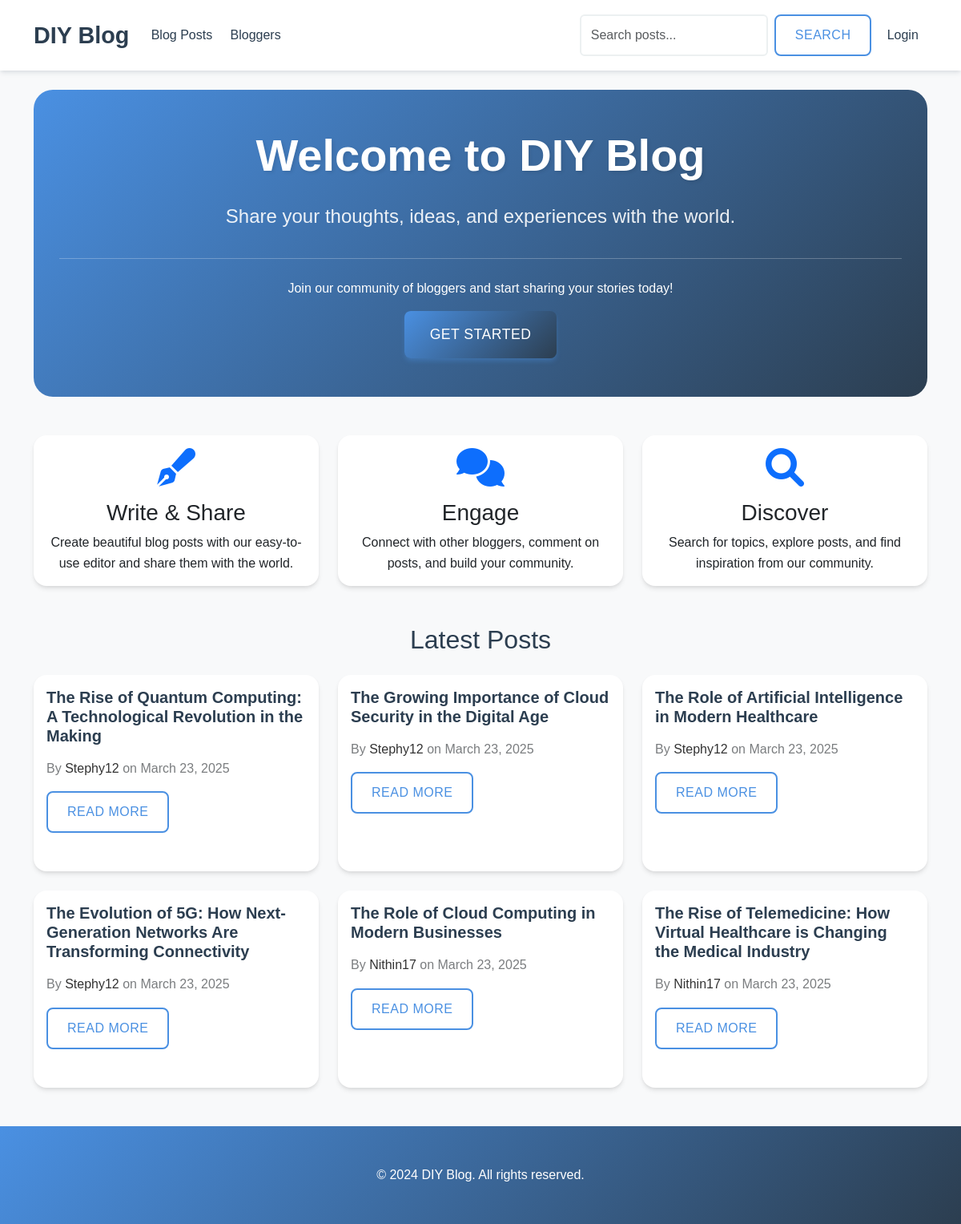
The page / on the database its author committed.
### blog/models.py (models this page shows, shortened)
class BlogPost(models.Model):
    title = models.CharField(max_length=200)
    slug = models.SlugField(unique=True)
    author = models.ForeignKey(User, on_delete=models.CASCADE, related_name='blog_posts')
    content = models.TextField()
    created_at = models.DateTimeField(default=timezone.now)
    updated_at = models.DateTimeField(auto_now=True)
    categories = models.ManyToManyField(Category, related_name='posts')
    featured_image = models.ImageField(upload_to='blog_images/', blank=True, null=True)
    likes = models.ManyToManyField(User, related_name='liked_posts', blank=True)
    dislikes = models.ManyToManyField(User, related_name='disliked_posts', blank=True)
    class Meta:
        ordering = ['-created_at']

### blog/views.py (the view)
# urls.py: path('', views.home, name='home'),
def home(request):
    latest_posts = BlogPost.objects.all().order_by('-created_at')[:6]  # Get the 6 most recent posts
    return render(request, 'blog/home.html', {
        'latest_posts': latest_posts
    })

### templates/blog/home.html (shortened to what this page needs)
{% extends 'base.html' %}
{% block content %}
<div class="jumbotron text-center py-5">
    <h1 class="display-4">Welcome to DIY Blog</h1>
    <p class="lead">Share your thoughts, ideas, and experiences with the world.</p>
    <hr class="my-4">
    <p>Join our community of bloggers and start sharing your stories today!</p>
    {% if not user.is_authenticated %}
    <a class="btn btn-primary btn-lg" href="{% url 'login' %}" role="button">Get Started</a>
    {% else %}
    <a class="btn btn-primary btn-lg" href="{% url 'blog:post_create' %}" role="button">Create Your Post</a>
    {% endif %}
</div>
<div class="row mt-5">
    <div class="col-md-4">
        <div class="card h-100">
            <div class="card-body text-center">
                <i class="fas fa-pen-fancy fa-3x mb-3 text-primary"></i>
                <h3 class="card-title">Write & Share</h3>
                <p class="card-text">Create beautiful blog posts with our easy-to-use editor and share them with the world.</p>
            </div>
        </div>
    </div>
    <div class="col-md-4">
        <div class="card h-100">
            <div class="card-body text-center">
                <i class="fas fa-comments fa-3x mb-3 text-primary"></i>
                <h3 class="card-title">Engage</h3>
                <p class="card-text">Connect with other bloggers, comment on posts, and build your community.</p>
            </div>
        </div>
    </div>
    <div class="col-md-4">
        <div class="card h-100">
            <div class="card-body text-center">
                <i class="fas fa-search fa-3x mb-3 text-primary"></i>
                <h3 class="card-title">Discover</h3>
                <p class="card-text">Search for topics, explore posts, and find inspiration from our community.</p>
            </div>
        </div>
    </div>
</div>
<div class="row mt-5">
    <div class="col-12">
        <h2 class="text-center mb-4">Latest Posts</h2>
        <div class="row">
            {% for post in latest_posts %}
            <div class="col-md-4 mb-4">
                <div class="card h-100 post-card">
                    <div class="card-body">
                        <h5 class="card-title">{{ post.title }}</h5>
                        <p class="card-text text-muted">
                            By <a href="{% url 'blog:blogger_detail' username=post.author.username %}">{{ post.author.username }}</a>
                            on {{ post.created_at|date:"F j, Y" }}
                        </p>
                        <a href="{% url 'blog:post_detail' slug=post.slug %}" class="btn btn-outline-primary">Read More</a>
                    </div>
                </div>
            </div>
            {% endfor %}
        </div>
    </div>
</div>
{% endblock %}

### templates/base.html (shortened to what this page needs)
<!DOCTYPE html>
<html lang="en">
<head>
    <link href="https://cdn.jsdelivr.net/npm/bootstrap@5.3.0/dist/css/bootstrap.min.css" rel="stylesheet">
    <link href="https://cdnjs.cloudflare.com/ajax/libs/font-awesome/6.0.0/css/all.min.css" rel="stylesheet">
</head>
<body>
    <nav class="navbar navbar-expand-lg">
        <div class="container">
            <a class="navbar-brand" href="{% url 'blog:home' %}">DIY Blog</a>
            <div class="collapse navbar-collapse" id="navbarNav">
                <ul class="navbar-nav me-auto">
                    <li class="nav-item">
                        <a class="nav-link" href="{% url 'blog:blog_list' %}">Blog Posts</a>
                    </li>
                    <li class="nav-item">
                        <a class="nav-link" href="{% url 'blog:blogger_list' %}">Bloggers</a>
                    </li>
                </ul>
                <form class="d-flex me-2" action="{% url 'blog:search_posts' %}" method="get">
                    <input class="form-control me-2" type="search" name="q" placeholder="Search posts...">
                    <button class="btn btn-outline-primary" type="submit">Search</button>
                </form>
                <ul class="navbar-nav">
                    {% if user.is_authenticated %}
                    <li class="nav-item dropdown">
                        <a class="nav-link dropdown-toggle" href="#" id="navbarDropdown" role="button" data-bs-toggle="dropdown">
                            {{ user.username }}
                        </a>
                        <ul class="dropdown-menu dropdown-menu-end">
                            <li><a class="dropdown-item" href="{% url 'blog:profile_edit' %}">Edit Profile</a></li>
                            <li><a class="dropdown-item" href="{% url 'blog:blogger_detail' username=user.username %}">My Posts</a></li>
                            <li><hr class="dropdown-divider"></li>
                            <li><a class="dropdown-item" href="{% url 'logout' %}">Logout</a></li>
                        </ul>
                    </li>
                    {% else %}
                    <li class="nav-item">
                        <a class="nav-link" href="{% url 'login' %}">Login</a>
                    </li>
                    {% endif %}
                </ul>
            </div>
        </div>
    </nav>
    <div class="container my-4">
        <div class="row">
            <div class="col-12">
                <div class="main-content">
                    {% block content %}
                    {% endblock %}
                </div>
            </div>
        </div>
    </div>
    <footer class="footer">
        <div class="container text-center">
            <p class="mb-0">&copy; 2024 DIY Blog. All rights reserved.</p>
        </div>
    </footer>
</body>
</html>

### templates/base.html (style rules this page uses)
:root { --primary-color: #4a90e2; --secondary-color: #2c3e50; --accent-color: #e74c3c; --background-color: #f8f9fa; --text-color: #2c3e50; --light-gray: #ecf0f1; --dark-gray: #34495e; --gradient-start: #4a90e2; --gradient-end: #2c3e50; --card-bg: #ffffff; --hover-color: #1abc9c; --link-color: #000000; }
body { min-height: 100vh; display: flex; flex-direction: column; font-family: 'Poppins', sans-serif; color: var(--text-color); background-color: var(--background-color); line-height: 1.6; }
.navbar { background: #FFFFFF; box-shadow: 0 4px 6px -1px rgba(44, 62, 80, 0.1), 0 2px 4px -1px rgba(44, 62, 80, 0.06); padding: 1rem 0; }
.navbar-brand { font-weight: 700; font-size: 1.8rem; color: var(--secondary-color) !important; transition: all 0.3s ease; }
.nav-link { color: var(--secondary-color) !important; font-weight: 500; transition: all 0.3s ease; padding: 0.5rem 1rem; border-radius: 8px; margin: 0 0.2rem; }
.card { border: none; border-radius: 16px; box-shadow: 0 4px 6px -1px rgba(0, 0, 0, 0.1), 0 2px 4px -1px rgba(0, 0, 0, 0.06); transition: all 0.3s ease; overflow: hidden; background-color: var(--card-bg); }
.btn { border-radius: 8px; padding: 0.75rem 1.5rem; font-weight: 500; transition: all 0.3s ease; text-transform: uppercase; letter-spacing: 0.5px; cursor: pointer; }
.btn-primary { background: linear-gradient(135deg, var(--gradient-start), var(--gradient-end)); border: none; box-shadow: 0 4px 6px -1px rgba(74, 144, 226, 0.4); color: white; }
.btn-outline-primary { border: 2px solid var(--primary-color); color: var(--primary-color); }
.btn-lg { padding: 1rem 2rem; font-size: 1.1rem; }
.form-control { border-radius: 6px; border: 2px solid var(--light-gray); padding: 0.75rem; transition: all 0.3s ease; }
.jumbotron { background: linear-gradient(135deg, var(--gradient-start), var(--gradient-end)); color: white; padding: 5rem 2rem; border-radius: 24px; margin-bottom: 3rem; position: relative; overflow: hidden; }
.jumbotron::before { content: ''; position: absolute; top: 0; left: 0; right: 0; bottom: 0; opacity: 0.1; }
.jumbotron h1 { font-size: 3.5rem; font-weight: 700; margin-bottom: 1.5rem; text-shadow: 2px 2px 4px rgba(0, 0, 0, 0.1); }
.jumbotron .lead { font-size: 1.5rem; font-weight: 400; margin-bottom: 2rem; opacity: 0.9; }
.post-card { margin-bottom: 2rem; background: var(--card-bg); }
.post-card .card-title { color: var(--secondary-color); font-weight: 600; margin-bottom: 1rem; font-size: 1.25rem; }
.post-card .card-text { color: var(--dark-gray); opacity: 0.8; }
.footer { background: linear-gradient(135deg, var(--gradient-start), var(--gradient-end)); color: white; padding: 3rem 0; margin-top: auto; }
a { color: var(--link-color); transition: all 0.3s ease; text-decoration: none; }

### rows shown on the page
BlogPost: title "The Rise of Quantum Computing: A Technological Revolution in the Making", author.username "Stephy12", created_at "March 23, 2025"
BlogPost: title "The Growing Importance of Cloud Security in the Digital Age", author.username "Stephy12", created_at "March 23, 2025"
BlogPost: title "The Role of Artificial Intelligence in Modern Healthcare", author.username "Stephy12", created_at "March 23, 2025"
BlogPost: title "The Evolution of 5G: How Next-Generation Networks Are Transforming Connectivity", author.username "Stephy12", created_at "March 23, 2025"
BlogPost: title "The Role of Cloud Computing in Modern Businesses", author.username "Nithin17", created_at "March 23, 2025"
BlogPost: title "The Rise of Telemedicine: How Virtual Healthcare is Changing the Medical Industry", author.username "Nithin17", created_at "March 23, 2025"
